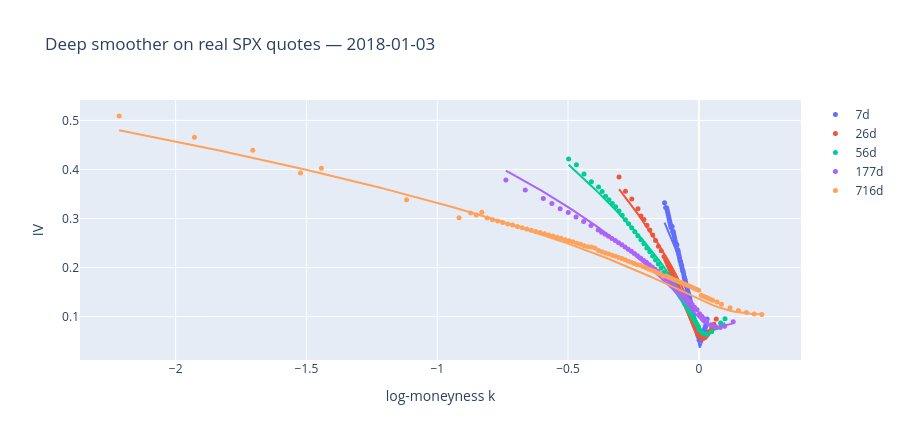
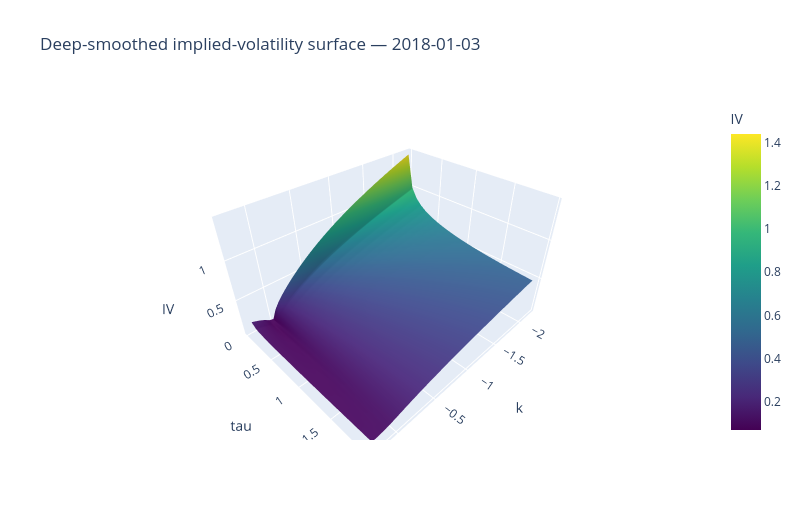
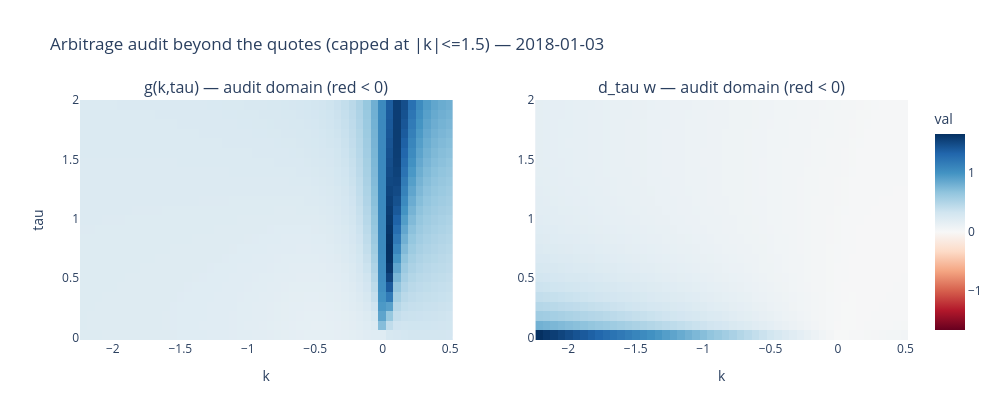

Write notebook code for charts like these, in order.
### Markdown cell above
## 5. Real SPX data: day-by-day driver (NB02 protocol)

Per day: OTM quotes grouped by `exdate`; per-slice 20% hold-out seeded with `crc32(date)`;
symmetric IV-target-weighted fit; penalties on the hybrid collocation grid of the day's domain;
arbitrage audited on the quoted **and** capped-extended domains; maturity-bucket RMSE.

On real SPX the deep-OTM put quotes reach $k \approx -2.2$ (a strike at ~11% of spot). `ext_range`
caps the audit at $|k| \le 1.5$ **but never inside the quoted range**, so the audit runs over
$[-2.2, \ldots]$ rather than v3's $[-4.4, \ldots]$ — where a "violation" concerns a strike at 1% of
spot and carries no economic content.

> The bar: deep must clearly beat **SSVI** (its structural peer: one model per day) and approach
> **SVI** (5 parameters per slice, no cross-maturity coherence).

### Code cell
def run_real_day(day_df, date, seed=None, lam_b=LAMBDA_BFLY, lam_c=LAMBDA_CAL):
    seed = stable_seed(date) if seed is None else seed
    r = onp.random.default_rng(seed)
    ks, ts, ws, hs = [], [], [], []
    exds = sorted(day_df["exdate"].unique().to_list())
    for exd in exds:
        s = day_df.filter(plr.col("exdate") == exd).sort("k")
        k = s["k"].to_numpy(); iv = s["iv_om"].to_numpy(); tau = float(s["tau"][0])
        ok = onp.isfinite(k) & onp.isfinite(iv) & (iv > 0)
        k, iv = k[ok], iv[ok]
        if len(k) < MIN_PTS_SLICE + 2:
            continue
        w = iv ** 2 * tau
        hold = r.random(len(k)) < HOLDOUT_FRAC
        if (~hold).sum() < MIN_PTS_SLICE:
            hold[:] = False
        ks.append(k); ts.append(onp.full(len(k), tau)); ws.append(w); hs.append(hold)
    if not ks:
        return None

    k_all = onp.concatenate(ks); t_all = onp.concatenate(ts)
    w_all = onp.concatenate(ws); hold = onp.concatenate(hs)
    kq_, tq_, wq_ = k_all[~hold], t_all[~hold], w_all[~hold]
    kh, th, wh = k_all[hold], t_all[hold], w_all[hold]
    wtq_ = iv_target_weights(wq_, tq_)

    pr = make_prior(**fit_prior(kq_, tq_, wq_, wtq_))
    klo, khi = float(k_all.min()), float(k_all.max())
    tlo, thi = float(t_all.min()), float(t_all.max())
    kcg, tcg, kcalg, tcalg, kwg, twg, gap_b, gap_cal = make_collocation(klo, khi, tlo, thi)
    elo, ehi = ext_range(klo, khi)
    ext_d = (elo, ehi, tlo, thi)
    wm = make_model(pr, max(abs(elo), abs(ehi)), (tlo + thi) / 2, (thi - tlo) / 2)

    t_start = time.time()
    p_fit, _ = train_logged(wm, init_mlp([2, *HIDDEN, 1], seed=seed % 2 ** 31),
                            kq_, tq_, wq_, wtq_, kcg, tcg, kcalg, tcalg, kwg, twg, lam_b, lam_c,
                            EPOCHS_REAL, n_logs=4, ext_dom=ext_d)
    runtime = time.time() - t_start
    comp = loss_components(wm, p_fit, kq_, tq_, wq_, wtq_, kcg, tcg, kcalg, tcalg, ext_d)

    def iv_rmse(kx, tx, wx):
        if len(kx) == 0:
            return None
        w_hat = onp.asarray(wm(p_fit, np.array(kx), np.array(tx)))
        return float(onp.sqrt(onp.mean((onp.sqrt(onp.maximum(w_hat, 1e-12) / tx)
                                        - onp.sqrt(wx / tx)) ** 2)))

    edges = [(0, 14, "b_0714"), (14, 60, "b_1560"), (60, 180, "b_61180"), (180, 10000, "b_180p")]
    buckets = {}
    for lo, hi, nm in edges:
        m = (tq_ * 365 > lo) & (tq_ * 365 <= hi)
        buckets[nm] = iv_rmse(kq_[m], tq_[m], wq_[m]) if m.sum() >= 4 else None

    return dict(n=len(k_all), rmse_in=iv_rmse(kq_, tq_, wq_), rmse_hold=iv_rmse(kh, th, wh),
                min_g=comp["min_g"], min_g_ext=comp["min_g_ext"], min_cal_ext=comp["min_cal_ext"],
                pen_bfly=comp["pen_bfly"], pen_cal=comp["pen_cal"],
                pen_bfly_ext=comp["pen_bfly_ext"], pen_cal_ext=comp["pen_cal_ext"],
                bfly_viol_pct_ext=comp["bfly_viol_pct_ext"],
                cal_viol_pct_ext=comp["cal_viol_pct_ext"],
                blind_bfly=comp["blind_bfly"], blind_cal=comp["blind_cal"],
                tau_gap_bfly=gap_b, tau_gap_cal=gap_cal, runtime_s=runtime, buckets=buckets, model=(wm, p_fit),
                grid=(klo, khi, tlo, thi), ext_dom=ext_d, comp=comp)


if not REAL_PARQUET.exists():
    print(f"[info] {REAL_PARQUET} not found — real-data sections skipped. Run NB01 first.")
    real_rows, last_day, df = None, None, None
else:
    df = (plr.scan_parquet(REAL_PARQUET).filter(plr.col("is_otm"))
            .select(["date", "exdate", "tau", "k", "iv_om"])
            .drop_nulls().collect(engine="streaming"))
    dates = df["date"].unique().sort().to_list()
    if LIMIT_DATES:
        dates = dates[:LIMIT_DATES]
    real_rows, last_day = [], None
    for d in dates:
        res = run_real_day(df.filter(plr.col("date") == d), d)
        if res is None:
            continue
        real_rows.append({
            "date": d, "n_quotes": res["n"],
            "deep_rmse_in": res["rmse_in"], "deep_rmse_holdout": res["rmse_hold"],
            "deep_min_g": res["min_g"], "deep_min_g_ext": res["min_g_ext"],
            "deep_min_cal_ext": res["min_cal_ext"],
            "deep_bfly_viol_pct_ext": res["bfly_viol_pct_ext"],
            "deep_cal_viol_pct_ext": res["cal_viol_pct_ext"],
            "deep_pen_bfly_nodes": res["pen_bfly"], "deep_pen_bfly_audit": res["pen_bfly_ext"],
            "deep_pen_cal_nodes": res["pen_cal"],  "deep_pen_cal_audit": res["pen_cal_ext"],
            "deep_blind_bfly": res["blind_bfly"], "deep_blind_cal": res["blind_cal"],
            "tau_gap_bfly": res["tau_gap_bfly"], "tau_gap_cal": res["tau_gap_cal"],
            "runtime_s": res["runtime_s"], **res["buckets"]})
        last_day = (d, res)
        hold_txt = f"{res['rmse_hold']*100:.3f}" if res["rmse_hold"] is not None else "n/a"
        print(f"{d}  n={res['n']:>4}  in {res['rmse_in']*100:.3f} | holdout {hold_txt} vp | "
              f"min g {res['min_g_ext']:+.4f} (bfly viol {res['bfly_viol_pct_ext']:.1f}%) | "
              f"min d_tau w {res['min_cal_ext']:+.4f} (cal viol {res['cal_viol_pct_ext']:.1f}%) | "
              f"{res['runtime_s']:.0f}s")
        report_blind_spots(str(d), res["comp"])


# --- hold-out vs hold-out comparison against the NB02 v3 benchmark, and save ---
if real_rows:
    deep_df = plr.DataFrame(real_rows, infer_schema_length=None)
    bench_slices = OUT_DIR / "benchmark_svi_slices_full.parquet"
    bench_days   = OUT_DIR / "benchmark_ssvi_days_full.parquet"
    if bench_slices.exists():
        svi = (plr.read_parquet(bench_slices).group_by("date")
                  .agg(plr.col("svi_rmse_iv_holdout").median().alias("svi_holdout_median"),
                       plr.col("svi_rmse_iv").median().alias("svi_in_median")))
        deep_df = deep_df.join(svi, on="date", how="left")
    else:
        print(f"[info] {bench_slices} not found — run NB02 v3 for the SVI comparison.")
    if bench_days.exists():
        ssvi = (plr.read_parquet(bench_days)
                   .select(["date", "ssvi_rmse_iv", "ssvi_rmse_iv_holdout"]))
        deep_df = deep_df.join(ssvi, on="date", how="left")
    else:
        print(f"[info] {bench_days} not found — run NB02 v3 for the SSVI comparison.")

    show_cols = [c for c in ["date", "n_quotes", "deep_rmse_in", "deep_rmse_holdout",
                             "svi_holdout_median", "ssvi_rmse_iv_holdout",
                             "deep_min_g_ext", "deep_bfly_viol_pct_ext",
                             "deep_min_cal_ext", "deep_cal_viol_pct_ext",
                             "deep_blind_bfly", "deep_blind_cal",
                             "tau_gap_bfly", "tau_gap_cal"] if c in deep_df.columns]
    print(deep_df.select(show_cols))
    deep_df.write_parquet(OUT_DIR / "deep_smoother_days.parquet")
    print("written:", OUT_DIR / "deep_smoother_days.parquet")


# --- report figures for the last processed day: smiles + 3-D surface + audit maps ---
if real_rows and last_day is not None:
    d, res = last_day
    wm, pf = res["model"]; klo, khi, tlo, thi = res["grid"]
    day = df.filter(plr.col("date") == d)

    fig = go.Figure()
    exd = (day.group_by("exdate")
              .agg(plr.len().alias("n"), plr.col("tau").first().alias("tau"))
              .filter(plr.col("n") >= MIN_PTS_SLICE).sort("tau"))
    idx = onp.linspace(0, exd.height - 1, min(5, exd.height)).round().astype(int)
    palette = ["#636efa", "#ef553b", "#00cc96", "#ab63fa", "#ffa15a"]
    for ex, c in zip(exd["exdate"].gather(idx.tolist()), palette):
        s = day.filter(plr.col("exdate") == ex).sort("k")
        t = float(s["tau"][0])
        kk_ = onp.linspace(float(s["k"].min()), float(s["k"].max()), 120)
        ivh = onp.sqrt(onp.maximum(
            onp.asarray(wm(pf, np.array(kk_), np.array(onp.full_like(kk_, t)))), 1e-12) / t)
        fig.add_trace(go.Scatter(x=s["k"], y=s["iv_om"], mode="markers",
                                 marker=dict(color=c, size=5), name=f"{t*365:.0f}d"))
        fig.add_trace(go.Scatter(x=kk_, y=ivh, line=dict(color=c), showlegend=False))
    fig.update_layout(width=900, height=440, xaxis_title="log-moneyness k", yaxis_title="IV",
                      title=f"Deep smoother on real SPX quotes — {d}")
    fig.show()

    kg = onp.linspace(klo, khi, 50); tg = onp.linspace(tlo, thi, 25)
    Kg, Tg = onp.meshgrid(kg, tg)
    Wg = onp.asarray(wm(pf, np.array(Kg.ravel()), np.array(Tg.ravel()))).reshape(Kg.shape)
    Z = onp.sqrt(onp.maximum(Wg, 1e-12) / Tg)
    fig = go.Figure(go.Surface(x=kg, y=tg, z=Z, colorscale="Viridis", colorbar=dict(title="IV")))
    fig.update_layout(width=800, height=520,
                      scene=dict(xaxis_title="k", yaxis_title="tau", zaxis_title="IV"),
                      title=f"Deep-smoothed implied-volatility surface — {d}")
    fig.show()

    kg2, tg2, Gd, WTd = surf_g_and_cal(wm, pf, *res["ext_dom"], nk=50, nt=25)
    fig = make_subplots(rows=1, cols=2, subplot_titles=(
        "g(k,tau) — audit domain (red < 0)", "d_tau w — audit domain (red < 0)"))
    fig.add_trace(go.Heatmap(z=Gd, x=kg2, y=tg2, zmid=0, colorscale="RdBu",
                             colorbar=dict(title="val")), 1, 1)
    fig.add_trace(viol_overlay(Gd, kg2, tg2), 1, 1)
    fig.add_trace(go.Heatmap(z=WTd, x=kg2, y=tg2, zmid=0, colorscale="RdBu",
                             showscale=False), 1, 2)
    fig.add_trace(viol_overlay(WTd, kg2, tg2), 1, 2)
    fig.update_xaxes(title_text="k"); fig.update_yaxes(title_text="tau", col=1)
    fig.update_layout(width=1000, height=420,
                      title=f"Arbitrage audit beyond the quotes (capped at |k|<={K_EXT_CAP}) — {d}")
    fig.show()
